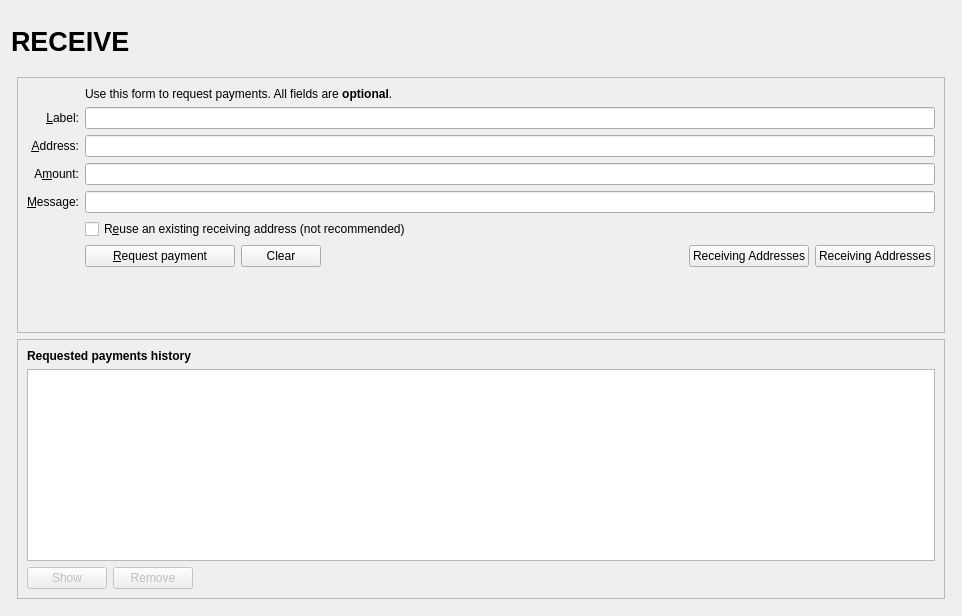
<?xml version="1.0" encoding="UTF-8"?>
<ui version="4.0">
 <class>ReceiveCoinsDialog</class>
 <widget class="QWidget" name="ReceiveCoinsDialog">
  <property name="geometry">
   <rect>
    <x>0</x>
    <y>0</y>
    <width>962</width>
    <height>616</height>
   </rect>
  </property>
  <layout class="QVBoxLayout" name="verticalLayout" stretch="0">
   <item>
    <layout class="QVBoxLayout" name="verticalLayout_Master" stretch="0,1">
     <property name="spacing">
      <number>0</number>
     </property>
     <item>
      <widget class="QFrame" name="frame_Header">
       <layout class="QVBoxLayout" name="verticalLayout_8">
        <property name="margin">
         <number>0</number>
        </property>
        <item>
         <layout class="QHBoxLayout" name="horizontalLayout_Header" stretch="1,0,1">
          <item>
           <widget class="QLabel" name="labelOverviewHeaderLeft">
            <property name="minimumSize">
             <size>
              <width>464</width>
              <height>60</height>
             </size>
            </property>
            <property name="maximumSize">
             <size>
              <width>16777215</width>
              <height>60</height>
             </size>
            </property>
            <property name="font">
             <font>
              <pointsize>20</pointsize>
              <weight>75</weight>
              <bold>true</bold>
             </font>
            </property>
            <property name="text">
             <string>RECEIVE</string>
            </property>
           </widget>
          </item>
          <item>
           <spacer name="horizontalSpacer_3">
            <property name="orientation">
             <enum>Qt::Horizontal</enum>
            </property>
            <property name="sizeHint" stdset="0">
             <size>
              <width>40</width>
              <height>20</height>
             </size>
            </property>
           </spacer>
          </item>
          <item>
           <widget class="QLabel" name="labelOverviewHeaderRight">
            <property name="minimumSize">
             <size>
              <width>464</width>
              <height>60</height>
             </size>
            </property>
            <property name="maximumSize">
             <size>
              <width>16777215</width>
              <height>60</height>
             </size>
            </property>
            <property name="font">
             <font>
              <pointsize>14</pointsize>
             </font>
            </property>
            <property name="text">
             <string/>
            </property>
            <property name="alignment">
             <set>Qt::AlignRight|Qt::AlignTrailing|Qt::AlignVCenter</set>
            </property>
           </widget>
          </item>
         </layout>
        </item>
       </layout>
      </widget>
     </item>
     <item>
      <widget class="QFrame" name="frame_BG">
       <layout class="QVBoxLayout" name="verticalLayout_5">
        <property name="margin">
         <number>6</number>
        </property>
        <item>
         <widget class="QFrame" name="frame2">
          <property name="sizePolicy">
           <sizepolicy hsizetype="Preferred" vsizetype="Expanding">
            <horstretch>0</horstretch>
            <verstretch>0</verstretch>
           </sizepolicy>
          </property>
          <property name="frameShape">
           <enum>QFrame::StyledPanel</enum>
          </property>
          <property name="frameShadow">
           <enum>QFrame::Sunken</enum>
          </property>
          <layout class="QVBoxLayout" name="verticalLayout_3">
           <item>
            <layout class="QGridLayout" name="gridLayout">
             <item row="2" column="2">
              <widget class="QLabel" name="label_5">
               <property name="text">
                <string>Use this form to request payments. All fields are &lt;b&gt;optional&lt;/b&gt;.</string>
               </property>
              </widget>
             </item>
             <item row="4" column="0">
              <widget class="QLabel" name="label_2">
               <property name="toolTip">
                <string>An optional label to associate with the new receiving address.</string>
               </property>
               <property name="text">
                <string>&amp;Label:</string>
               </property>
               <property name="alignment">
                <set>Qt::AlignRight|Qt::AlignTrailing|Qt::AlignVCenter</set>
               </property>
               <property name="buddy">
                <cstring>reqLabel</cstring>
               </property>
              </widget>
             </item>
             <item row="4" column="2">
              <widget class="QLineEdit" name="reqLabel">
               <property name="toolTip">
                <string>An optional label to associate with the new receiving address.</string>
               </property>
              </widget>
             </item>
             <item row="5" column="0">
              <widget class="QLabel" name="label">
               <property name="toolTip">
                <string>Your receiving address. You can copy and use it to receive coins on this wallet. A new one will be generated once it is used.</string>
               </property>
               <property name="text">
                <string>&amp;Address:</string>
               </property>
               <property name="alignment">
                <set>Qt::AlignRight|Qt::AlignTrailing|Qt::AlignVCenter</set>
               </property>
               <property name="buddy">
                <cstring>reqAddress</cstring>
               </property>
              </widget>
             </item>
             <item row="5" column="2">
              <widget class="QLineEdit" name="reqAddress">
               <property name="readOnly">
                <bool>true</bool>
               </property>
               <property name="minimumSize">
                <size>
                 <width>80</width>
                 <height>0</height>
                </size>
               </property>
               <property name="toolTip">
                <string>Your receiving address. You can copy and use it to receive coins on this wallet. A new one will be generated once it is used.</string>
               </property>
              </widget>
             </item>
             <item row="6" column="0">
              <widget class="QLabel" name="label">
               <property name="toolTip">
                <string>An optional amount to request. Leave this empty or zero to not request a specific amount.</string>
               </property>
               <property name="text">
                <string>A&amp;mount:</string>
               </property>
               <property name="alignment">
                <set>Qt::AlignRight|Qt::AlignTrailing|Qt::AlignVCenter</set>
               </property>
               <property name="buddy">
                <cstring>reqAmount</cstring>
               </property>
              </widget>
             </item>
             <item row="6" column="2">
              <widget class="BitcoinAmountField" name="reqAmount">
               <property name="minimumSize">
                <size>
                 <width>80</width>
                 <height>0</height>
                </size>
               </property>
               <property name="toolTip">
                <string>An optional amount to request. Leave this empty or zero to not request a specific amount.</string>
               </property>
              </widget>
             </item>
             <item row="7" column="0">
              <widget class="QLabel" name="label_3">
               <property name="toolTip">
                <string>An optional message to attach to the payment request, which will be displayed when the request is opened. Note: The message will not be sent with the payment over the Galilel network.</string>
               </property>
               <property name="text">
                <string>&amp;Message:</string>
               </property>
               <property name="alignment">
                <set>Qt::AlignRight|Qt::AlignTrailing|Qt::AlignVCenter</set>
               </property>
               <property name="buddy">
                <cstring>reqMessage</cstring>
               </property>
              </widget>
             </item>
             <item row="7" column="2">
              <widget class="QLineEdit" name="reqMessage">
               <property name="toolTip">
                <string>An optional message to attach to the payment request, which will be displayed when the request is opened.&lt;br&gt;Note: The message will not be sent with the payment over the Galilel network.</string>
               </property>
              </widget>
             </item>
             <item row="8" column="0">
              <widget class="QLabel" name="label_4">
               <property name="text">
                <string/>
               </property>
              </widget>
             </item>
             <item row="8" column="2">
              <widget class="QCheckBox" name="reuseAddress">
               <property name="toolTip">
                <string>Reuse one of the previously used receiving addresses.&lt;br&gt;Reusing addresses has security and privacy issues.&lt;br&gt;Do not use this unless re-generating a payment request made before.</string>
               </property>
               <property name="text">
                <string>R&amp;euse an existing receiving address (not recommended)</string>
               </property>
              </widget>
             </item>
             <item row="9" column="0">
              <widget class="QLabel" name="label_7">
               <property name="text">
                <string/>
               </property>
              </widget>
             </item>
             <item row="9" column="2">
              <layout class="QHBoxLayout" name="horizontalLayout">
               <item>
                <widget class="QPushButton" name="receiveButton">
                 <property name="minimumSize">
                  <size>
                   <width>150</width>
                   <height>0</height>
                  </size>
                 </property>
                 <property name="text">
                  <string>&amp;Request payment</string>
                 </property>
                 <property name="icon">
                  <iconset resource="../galilel.qrc">
                   <normaloff>:/icons/receiving_addresses</normaloff>:/icons/receiving_addresses</iconset>
                 </property>
                </widget>
               </item>
               <item>
                <widget class="QPushButton" name="clearButton">
                 <property name="sizePolicy">
                  <sizepolicy hsizetype="Minimum" vsizetype="Fixed">
                   <horstretch>0</horstretch>
                   <verstretch>0</verstretch>
                  </sizepolicy>
                 </property>
                 <property name="toolTip">
                  <string>Clear all fields of the form.</string>
                 </property>
                 <property name="text">
                  <string>Clear</string>
                 </property>
                 <property name="icon">
                  <iconset resource="../galilel.qrc">
                   <normaloff>:/icons/remove</normaloff>:/icons/remove</iconset>
                 </property>
                 <property name="autoDefault">
                  <bool>false</bool>
                 </property>
                </widget>
               </item>
               <item>
                <spacer name="horizontalSpacer">
                 <property name="orientation">
                  <enum>Qt::Horizontal</enum>
                 </property>
                 <property name="sizeHint" stdset="0">
                  <size>
                   <width>40</width>
                   <height>20</height>
                  </size>
                 </property>
                </spacer>
               </item>
               <item>
                <widget class="QPushButton" name="receivingAddressesButton">
                 <property name="text">
                  <string>Receiving Addresses</string>
                 </property>
                 <property name="icon">
                  <iconset resource="../galilel.qrc">
                   <normaloff>:/icons/address-book</normaloff>:/icons/address-book</iconset>
                 </property>
                 <property name="autoDefault">
                  <bool>false</bool>
                 </property>
                </widget>
               </item>
               <item>
                <widget class="QPushButton" name="receivingAddressesButton">
                 <property name="text">
                  <string>Receiving Addresses</string>
                 </property>
                 <property name="icon">
                  <iconset resource="../pivx.qrc">
                   <normaloff>:/icons/address-book</normaloff>:/icons/address-book</iconset>
                 </property>
                 <property name="autoDefault">
                  <bool>false</bool>
                 </property>
                </widget>
               </item>
              </layout>
             </item>
             <item row="10" column="2">
              <spacer name="verticalSpacer">
               <property name="orientation">
                <enum>Qt::Vertical</enum>
               </property>
               <property name="sizeHint" stdset="0">
                <size>
                 <width>20</width>
                 <height>40</height>
                </size>
               </property>
              </spacer>
             </item>
            </layout>
           </item>
          </layout>
         </widget>
        </item>
        <item>
         <widget class="QFrame" name="frame">
          <property name="sizePolicy">
           <sizepolicy hsizetype="Preferred" vsizetype="Expanding">
            <horstretch>0</horstretch>
            <verstretch>0</verstretch>
           </sizepolicy>
          </property>
          <property name="frameShape">
           <enum>QFrame::StyledPanel</enum>
          </property>
          <property name="frameShadow">
           <enum>QFrame::Raised</enum>
          </property>
          <layout class="QVBoxLayout" name="verticalLayout_2">
           <item>
            <widget class="QLabel" name="label_6">
             <property name="font">
              <font>
               <weight>75</weight>
               <bold>true</bold>
              </font>
             </property>
             <property name="text">
              <string>Requested payments history</string>
             </property>
            </widget>
           </item>
           <item>
            <widget class="QTableView" name="recentRequestsView">
             <property name="palette">
              <palette>
               <active>
                <colorrole role="Text">
                 <brush brushstyle="SolidPattern">
                  <color alpha="255">
                   <red>51</red>
                   <green>51</green>
                   <blue>51</blue>
                  </color>
                 </brush>
                </colorrole>
               </active>
               <inactive>
                <colorrole role="Text">
                 <brush brushstyle="SolidPattern">
                  <color alpha="255">
                   <red>51</red>
                   <green>51</green>
                   <blue>51</blue>
                  </color>
                 </brush>
                </colorrole>
               </inactive>
               <disabled>
                <colorrole role="Text">
                 <brush brushstyle="SolidPattern">
                  <color alpha="255">
                   <red>85</red>
                   <green>85</green>
                   <blue>85</blue>
                  </color>
                 </brush>
                </colorrole>
               </disabled>
              </palette>
             </property>
             <property name="contextMenuPolicy">
              <enum>Qt::CustomContextMenu</enum>
             </property>
             <property name="tabKeyNavigation">
              <bool>false</bool>
             </property>
             <property name="sortingEnabled">
              <bool>true</bool>
             </property>
            </widget>
           </item>
           <item>
            <layout class="QHBoxLayout" name="horizontalLayout_2">
             <item>
              <widget class="QPushButton" name="showRequestButton">
               <property name="enabled">
                <bool>false</bool>
               </property>
               <property name="toolTip">
                <string>Show the selected request (does the same as double clicking an entry)</string>
               </property>
               <property name="text">
                <string>Show</string>
               </property>
               <property name="icon">
                <iconset resource="../galilel.qrc">
                 <normaloff>:/icons/edit</normaloff>:/icons/edit</iconset>
               </property>
               <property name="autoDefault">
                <bool>false</bool>
               </property>
              </widget>
             </item>
             <item>
              <widget class="QPushButton" name="removeRequestButton">
               <property name="enabled">
                <bool>false</bool>
               </property>
               <property name="toolTip">
                <string>Remove the selected entries from the list</string>
               </property>
               <property name="text">
                <string>Remove</string>
               </property>
               <property name="icon">
                <iconset resource="../galilel.qrc">
                 <normaloff>:/icons/remove</normaloff>:/icons/remove</iconset>
               </property>
               <property name="autoDefault">
                <bool>false</bool>
               </property>
              </widget>
             </item>
             <item>
              <spacer name="horizontalSpacer_2">
               <property name="orientation">
                <enum>Qt::Horizontal</enum>
               </property>
               <property name="sizeHint" stdset="0">
                <size>
                 <width>40</width>
                 <height>20</height>
                </size>
               </property>
              </spacer>
             </item>
            </layout>
           </item>
          </layout>
         </widget>
        </item>
       </layout>
      </widget>
     </item>
    </layout>
   </item>
  </layout>
 </widget>
 <customwidgets>
  <customwidget>
   <class>BitcoinAmountField</class>
   <extends>QLineEdit</extends>
   <header>bitcoinamountfield.h</header>
   <container>1</container>
  </customwidget>
 </customwidgets>
 <tabstops>
  <tabstop>reqLabel</tabstop>
  <tabstop>reqAddress</tabstop>
  <tabstop>reqAmount</tabstop>
  <tabstop>reqMessage</tabstop>
  <tabstop>reuseAddress</tabstop>
  <tabstop>receiveButton</tabstop>
  <tabstop>clearButton</tabstop>
  <tabstop>recentRequestsView</tabstop>
  <tabstop>showRequestButton</tabstop>
  <tabstop>removeRequestButton</tabstop>
 </tabstops>
 <resources>
  <include location="../galilel.qrc"/>
 </resources>
 <connections/>
</ui>
